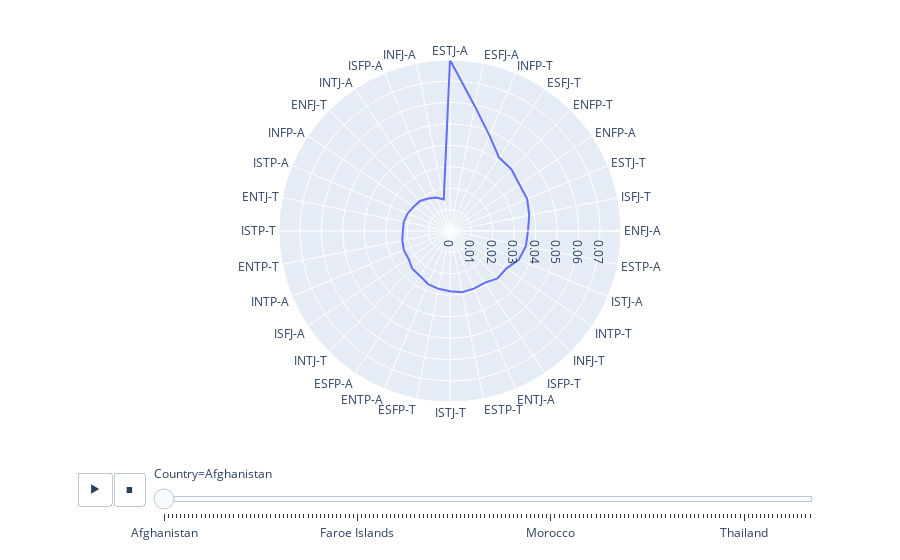

The code cell stored with this chart in its notebook:
### Code cell
# Show proportion of each MBTI type in each country
distribution_df_melt = distribution_df.melt(id_vars=['Country'])

fig = px.line_polar(distribution_df_melt, r="value", theta="variable", line_close=True, animation_frame='Country')
fig.show()

### Figure 1 — Plotly figure (JSON) as saved in the notebook; plotly's stock layout.template omitted (floating-point values rounded to 4 significant figures)
{"data": [{"hovertemplate": "Country=Afghanistan<br>value=%{r}<br>variable=%{theta}<extra></extra>", "legendgroup": "", "line": {"color": "#636efa", "dash": "solid"}, "marker": {"symbol": "circle"}, "mode": "lines", "name": "", "r": [0.0798, 0.0594, 0.0482, 0.0412, 0.0406, 0.039, 0.039, 0.0377, 0.0364, 0.0361, 0.0348, 0.0316, 0.0313, 0.0291, 0.0291, 0.0291, 0.0281, 0.0275, 0.0268, 0.0252, 0.0249, 0.0233, 0.0233, 0.0227, 0.022, 0.022, 0.0214, 0.0204, 0.0198, 0.0182, 0.0169, 0.015, 0.0798], "showlegend": false, "subplot": "polar", "theta": ["ESTJ-A", "ESFJ-A", "INFP-T", "ESFJ-T", "ENFP-T", "ENFP-A", "ESTJ-T", "ISFJ-T", "ENFJ-A", "ESTP-A", "ISTJ-A", "INTP-T", "INFJ-T", "ISFP-T", "ENTJ-A", "ESTP-T", "ISTJ-T", "ESFP-T", "ENTP-A", "ESFP-A", "INTJ-T", "ISFJ-A", "INTP-A", "ENTP-T", "ISTP-T", "ENTJ-T", "ISTP-A", "INFP-A", "ENFJ-T", "INTJ-A", "ISFP-A", "INFJ-A", "ESTJ-A"], "type": "scatterpolar"}], "layout": {"legend": {"tracegroupgap": 0}, "margin": {"t": 60}, "polar": {"angularaxis": {"direction": "clockwise", "rotation": 90}, "domain": {"x": [0, 1], "y": [0, 1]}}, "sliders": [{"active": 0, "currentvalue": {"prefix": "Country="}, "len": 0.9, "pad": {"b": 10, "t": 60}, "steps": [{"args": [["Afghanistan"], {"frame": {"duration": 0, "redraw": true}, "fromcurrent": true, "mode": "immediate", "transition": {"duration": 0, "easing": "linear"}}], "label": "Afghanistan", "method": "animate"}, {"args": [["Albania"], {"frame": {"duration": 0, "redraw": true}, "fromcurrent": true, "mode": "immediate", "transition": {"duration": 0, "easing": "linear"}}], "label": "Albania", "method": "animate"}, {"args": [["Algeria"], {"frame": {"duration": 0, "redraw": true}, "fromcurrent": true, "mode": "immediate", "transition": {"duration": 0, "easing": "linear"}}], "label": "Algeria", "method": "animate"}, {"args": [["Andorra"], {"frame": {"duration": 0, "redraw": true}, "fromcurrent": true, "mode": "immediate", "transition": {"duration": 0, "easing": "linear"}}], "label": "Andorra", "method": "animate"}, {"args": [["Angola"], {"frame": {"duration": 0, "redraw": true}, "fromcurrent": true, "mode": "immediate", "transition": {"duration": 0, "easing": "linear"}}], "label": "Angola", "method": "animate"}, {"args": [["Antigua and Barbuda"], {"frame": {"duration": 0, "redraw": true}, "fromcurrent": true, "mode": "immediate", "transition": {"duration": 0, "easing": "linear"}}], "label": "Antigua and Barbuda", "method": "animate"}, {"args": [["Argentina"], {"frame": {"duration": 0, "redraw": true}, "fromcurrent": true, "mode": "immediate", "transition": {"duration": 0, "easing": "linear"}}], "label": "Argentina", "method": "animate"}, {"args": [["Armenia"], {"frame": {"duration": 0, "redraw": true}, "fromcurrent": true, "mode": "immediate", "transition": {"duration": 0, "easing": "linear"}}], "label": "Armenia", "method": "animate"}, {"args": [["Australia"], {"frame": {"duration": 0, "redraw": true}, "fromcurrent": true, "mode": "immediate", "transition": {"duration": 0, "easing": "linear"}}], "label": "Australia", "method": "animate"}, {"args": [["Austria"], {"frame": {"duration": 0, "redraw": true}, "fromcurrent": true, "mode": "immediate", "transition": {"duration": 0, "easing": "linear"}}], "label": "Austria", "method": "animate"}, {"args": [["Azerbaijan"], {"frame": {"duration": 0, "redraw": true}, "fromcurrent": true, "mode": "immediate", "transition": {"duration": 0, "easing": "linear"}}], "label": "Azerbaijan", "method": "animate"}, {"args": [["Bahamas"], {"frame": {"duration": 0, "redraw": true}, "fromcurrent": true, "mode": "immediate", "transition": {"duration": 0, "easing": "linear"}}], "label": "Bahamas", "method": "animate"}, {"args": [["Bahrain"], {"frame": {"duration": 0, "redraw": true}, "fromcurrent": true, "mode": "immediate", "transition": {"duration": 0, "easing": "linear"}}], "label": "Bahrain", "method": "animate"}, {"args": [["Bangladesh"], {"frame": {"duration": 0, "redraw": true}, "fromcurrent": true, "mode": "immediate", "transition": {"duration": 0, "easing": "linear"}}], "label": "Bangladesh", "method": "animate"}, {"args": [["Barbados"], {"frame": {"duration": 0, "redraw": true}, "fromcurrent": true, "mode": "immediate", "transition": {"duration": 0, "easing": "linear"}}], "label": "Barbados", "method": "animate"}, {"args": [["Belarus"], {"frame": {"duration": 0, "redraw": true}, "fromcurrent": true, "mode": "immediate", "transition": {"duration": 0, "easing": "linear"}}], "label": "Belarus", "method": "animate"}, {"args": [["Belgium"], {"frame": {"duration": 0, "redraw": true}, "fromcurrent": true, "mode": "immediate", "transition": {"duration": 0, "easing": "linear"}}], "label": "Belgium", "method": "animate"}, {"args": [["Belize"], {"frame": {"duration": 0, "redraw": true}, "fromcurrent": true, "mode": "immediate", "transition": {"duration": 0, "easing": "linear"}}], "label": "Belize", "method": "animate"}, {"args": [["Bhutan"], {"frame": {"duration": 0, "redraw": true}, "fromcurrent": true, "mode": "immediate", "transition": {"duration": 0, "easing": "linear"}}], "label": "Bhutan", "method": "animate"}, {"args": [["Bosnia and Herzegovina"], {"frame": {"duration": 0, "redraw": true}, "fromcurrent": true, "mode": "immediate", "transition": {"duration": 0, "easing": "linear"}}], "label": "Bosnia and Herzegovina", "method": "animate"}, {"args": [["Botswana"], {"frame": {"duration": 0, "redraw": true}, "fromcurrent": true, "mode": "immediate", "transition": {"duration": 0, "easing": "linear"}}], "label": "Botswana", "method": "animate"}, {"args": [["Brazil"], {"frame": {"duration": 0, "redraw": true}, "fromcurrent": true, "mode": "immediate", "transition": {"duration": 0, "easing": "linear"}}], "label": "Brazil", "method": "animate"}, {"args": [["Brunei"], {"frame": {"duration": 0, "redraw": true}, "fromcurrent": true, "mode": "immediate", "transition": {"duration": 0, "easing": "linear"}}], "label": "Brunei", "method": "animate"}, {"args": [["Bulgaria"], {"frame": {"duration": 0, "redraw": true}, "fromcurrent": true, "mode": "immediate", "transition": {"duration": 0, "easing": "linear"}}], "label": "Bulgaria", "method": "animate"}, {"args": [["Burkina Faso"], {"frame": {"duration": 0, "redraw": true}, "fromcurrent": true, "mode": "immediate", "transition": {"duration": 0, "easing": "linear"}}], "label": "Burkina Faso", "method": "animate"}, {"args": [["Cambodia"], {"frame": {"duration": 0, "redraw": true}, "fromcurrent": true, "mode": "immediate", "transition": {"duration": 0, "easing": "linear"}}], "label": "Cambodia", "method": "animate"}, {"args": [["Cameroon"], {"frame": {"duration": 0, "redraw": true}, "fromcurrent": true, "mode": "immediate", "transition": {"duration": 0, "easing": "linear"}}], "label": "Cameroon", "method": "animate"}, {"args": [["Canada"], {"frame": {"duration": 0, "redraw": true}, "fromcurrent": true, "mode": "immediate", "transition": {"duration": 0, "easing": "linear"}}], "label": "Canada", "method": "animate"}, {"args": [["Chile"], {"frame": {"duration": 0, "redraw": true}, "fromcurrent": true, "mode": "immediate", "transition": {"duration": 0, "easing": "linear"}}], "label": "Chile", "method": "animate"}, {"args": [["China"], {"frame": {"duration": 0, "redraw": true}, "fromcurrent": true, "mode": "immediate", "transition": {"duration": 0, "easing": "linear"}}], "label": "China", "method": "animate"}, {"args": [["Colombia"], {"frame": {"duration": 0, "redraw": true}, "fromcurrent": true, "mode": "immediate", "transition": {"duration": 0, "easing": "linear"}}], "label": "Colombia", "method": "animate"}, {"args": [["Congo"], {"frame": {"duration": 0, "redraw": true}, "fromcurrent": true, "mode": "immediate", "transition": {"duration": 0, "easing": "linear"}}], "label": "Congo", "method": "animate"}, {"args": [["Costa Rica"], {"frame": {"duration": 0, "redraw": true}, "fromcurrent": true, "mode": "immediate", "transition": {"duration": 0, "easing": "linear"}}], "label": "Costa Rica", "method": "animate"}, {"args": [["Croatia"], {"frame": {"duration": 0, "redraw": true}, "fromcurrent": true, "mode": "immediate", "transition": {"duration": 0, "easing": "linear"}}], "label": "Croatia", "method": "animate"}, {"args": [["Cuba"], {"frame": {"duration": 0, "redraw": true}, "fromcurrent": true, "mode": "immediate", "transition": {"duration": 0, "easing": "linear"}}], "label": "Cuba", "method": "animate"}, {"args": [["Cyprus"], {"frame": {"duration": 0, "redraw": true}, "fromcurrent": true, "mode": "immediate", "transition": {"duration": 0, "easing": "linear"}}], "label": "Cyprus", "method": "animate"}, {"args": [["Czech Republic"], {"frame": {"duration": 0, "redraw": true}, "fromcurrent": true, "mode": "immediate", "transition": {"duration": 0, "easing": "linear"}}], "label": "Czech Republic", "method": "animate"}, {"args": [["Congo (Kinshasa)"], {"frame": {"duration": 0, "redraw": true}, "fromcurrent": true, "mode": "immediate", "transition": {"duration": 0, "easing": "linear"}}], "label": "Congo (Kinshasa)", "method": "animate"}, {"args": [["Denmark"], {"frame": {"duration": 0, "redraw": true}, "fromcurrent": true, "mode": "immediate", "transition": {"duration": 0, "easing": "linear"}}], "label": "Denmark", "method": "animate"}, {"args": [["Djibouti"], {"frame": {"duration": 0, "redraw": true}, "fromcurrent": true, "mode": "immediate", "transition": {"duration": 0, "easing": "linear"}}], "label": "Djibouti", "method": "animate"}, {"args": [["Dominica"], {"frame": {"duration": 0, "redraw": true}, "fromcurrent": true, "mode": "immediate", "transition": {"duration": 0, "easing": "linear"}}], "label": "Dominica", "method": "animate"}, {"args": [["Dominican Republic"], {"frame": {"duration": 0, "redraw": true}, "fromcurrent": true, "mode": "immediate", "transition": {"duration": 0, "easing": "linear"}}], "label": "Dominican Republic", "method": "animate"}, {"args": [["Ecuador"], {"frame": {"duration": 0, "redraw": true}, "fromcurrent": true, "mode": "immediate", "transition": {"duration": 0, "easing": "linear"}}], "label": "Ecuador", "method": "animate"}, {"args": [["Egypt"], {"frame": {"duration": 0, "redraw": true}, "fromcurrent": true, "mode": "immediate", "transition": {"duration": 0, "easing": "linear"}}], "label": "Egypt", "method": "animate"}, {"args": [["El Salvador"], {"frame": {"duration": 0, "redraw": true}, "fromcurrent": true, "mode": "immediate", "transition": {"duration": 0, "easing": "linear"}}], "label": "El Salvador", "method": "animate"}, {"args": [["Estonia"], {"frame": {"duration": 0, "redraw": true}, "fromcurrent": true, "mode": "immediate", "transition": {"duration": 0, "easing": "linear"}}], "label": "Estonia", "method": "animate"}, {"args": [["Ethiopia"], {"frame": {"duration": 0, "redraw": true}, "fromcurrent": true, "mode": "immediate", "transition": {"duration": 0, "easing": "linear"}}], "label": "Ethiopia", "method": "animate"}, {"args": [["Faroe Islands"], {"frame": {"duration": 0, "redraw": true}, "fromcurrent": true, "mode": "immediate", "transition": {"duration": 0, "easing": "linear"}}], "label": "Faroe Islands", "method": "animate"}, {"args": [["Fiji"], {"frame": {"duration": 0, "redraw": true}, "fromcurrent": true, "mode": "immediate", "transition": {"duration": 0, "easing": "linear"}}], "label": "Fiji", "method": "animate"}, {"args": [["Finland"], {"frame": {"duration": 0, "redraw": true}, "fromcurrent": true, "mode": "immediate", "transition": {"duration": 0, "easing": "linear"}}], "label": "Finland", "method": "animate"}, {"args": [["France"], {"frame": {"duration": 0, "redraw": true}, "fromcurrent": true, "mode": "immediate", "transition": {"duration": 0, "easing": "linear"}}], "label": "France", "method": "animate"}, {"args": [["Georgia"], {"frame": {"duration": 0, "redraw": true}, "fromcurrent": true, "mode": "immediate", "transition": {"duration": 0, "easing": "linear"}}], "label": "Georgia", "method": "animate"}, {"args": [["Germany"], {"frame": {"duration": 0, "redraw": true}, "fromcurrent": true, "mode": "immediate", "transition": {"duration": 0, "easing": "linear"}}], "label": "Germany", "method": "animate"}, {"args": [["Ghana"], {"frame": {"duration": 0, "redraw": true}, "fromcurrent": true, "mode": "immediate", "transition": {"duration": 0, "easing": "linear"}}], "label": "Ghana", "method": "animate"}, {"args": [["Greece"], {"frame": {"duration": 0, "redraw": true}, "fromcurrent": true, "mode": "immediate", "transition": {"duration": 0, "easing": "linear"}}], "label": "Greece", "method": "animate"}, {"args": [["Grenada"], {"frame": {"duration": 0, "redraw": true}, "fromcurrent": true, "mode": "immediate", "transition": {"duration": 0, "easing": "linear"}}], "label": "Grenada", "method": "animate"}, {"args": [["Guatemala"], {"frame": {"duration": 0, "redraw": true}, "fromcurrent": true, "mode": "immediate", "transition": {"duration": 0, "easing": "linear"}}], "label": "Guatemala", "method": "animate"}, {"args": [["Guinea"], {"frame": {"duration": 0, "redraw": true}, "fromcurrent": true, "mode": "immediate", "transition": {"duration": 0, "easing": "linear"}}], "label": "Guinea", "method": "animate"}, {"args": [["Guyana"], {"frame": {"duration": 0, "redraw": true}, "fromcurrent": true, "mode": "immediate", "transition": {"duration": 0, "easing": "linear"}}], "label": "Guyana", "method": "animate"}, {"args": [["Haiti"], {"frame": {"duration": 0, "redraw": true}, "fromcurrent": true, "mode": "immediate", "transition": {"duration": 0, "easing": "linear"}}], "label": "Haiti", "method": "animate"}, {"args": [["Honduras"], {"frame": {"duration": 0, "redraw": true}, "fromcurrent": true, "mode": "immediate", "transition": {"duration": 0, "easing": "linear"}}], "label": "Honduras", "method": "animate"}, {"args": [["Hungary"], {"frame": {"duration": 0, "redraw": true}, "fromcurrent": true, "mode": "immediate", "transition": {"duration": 0, "easing": "linear"}}], "label": "Hungary", "method": "animate"}, {"args": [["Iceland"], {"frame": {"duration": 0, "redraw": true}, "fromcurrent": true, "mode": "immediate", "transition": {"duration": 0, "easing": "linear"}}], "label": "Iceland", "method": "animate"}, {"args": [["India"], {"frame": {"duration": 0, "redraw": true}, "fromcurrent": true, "mode": "immediate", "transition": {"duration": 0, "easing": "linear"}}], "label": "India", "method": "animate"}, {"args": [["Indonesia"], {"frame": {"duration": 0, "redraw": true}, "fromcurrent": true, "mode": "immediate", "transition": {"duration": 0, "easing": "linear"}}], "label": "Indonesia", "method": "animate"}, {"args": [["Iraq"], {"frame": {"duration": 0, "redraw": true}, "fromcurrent": true, "mode": "immediate", "transition": {"duration": 0, "easing": "linear"}}], "label": "Iraq", "method": "animate"}, {"args": [["Ireland"], {"frame": {"duration": 0, "redraw": true}, "fromcurrent": true, "mode": "immediate", "transition": {"duration": 0, "easing": "linear"}}], "label": "Ireland", "method": "animate"}, {"args": [["Israel"], {"frame": {"duration": 0, "redraw": true}, "fromcurrent": true, "mode": "immediate", "transition": {"duration": 0, "easing": "linear"}}], "label": "Israel", "method": "animate"}, {"args": [["Italy"], {"frame": {"duration": 0, "redraw": true}, "fromcurrent": true, "mode": "immediate", "transition": {"duration": 0, "easing": "linear"}}], "label": "Italy", "method": "animate"}, {"args": [["Jamaica"], {"frame": {"duration": 0, "redraw": true}, "fromcurrent": true, "mode": "immediate", "transition": {"duration": 0, "easing": "linear"}}], "label": "Jamaica", "method": "animate"}, {"args": [["Japan"], {"frame": {"duration": 0, "redraw": true}, "fromcurrent": true, "mode": "immediate", "transition": {"duration": 0, "easing": "linear"}}], "label": "Japan", "method": "animate"}, {"args": [["Jordan"], {"frame": {"duration": 0, "redraw": true}, "fromcurrent": true, "mode": "immediate", "transition": {"duration": 0, "easing": "linear"}}], "label": "Jordan", "method": "animate"}, {"args": [["Kazakhstan"], {"frame": {"duration": 0, "redraw": true}, "fromcurrent": true, "mode": "immediate", "transition": {"duration": 0, "easing": "linear"}}], "label": "Kazakhstan", "method": "animate"}, {"args": [["Kenya"], {"frame": {"duration": 0, "redraw": true}, "fromcurrent": true, "mode": "immediate", "transition": {"duration": 0, "easing": "linear"}}], "label": "Kenya", "method": "animate"}, {"args": [["Kuwait"], {"frame": {"duration": 0, "redraw": true}, "fromcurrent": true, "mode": "immediate", "transition": {"duration": 0, "easing": "linear"}}], "label": "Kuwait", "method": "animate"}, {"args": [["Kyrgyzstan"], {"frame": {"duration": 0, "redraw": true}, "fromcurrent": true, "mode": "immediate", "transition": {"duration": 0, "easing": "linear"}}], "label": "Kyrgyzstan", "method": "animate"}, {"args": [["Laos"], {"frame": {"duration": 0, "redraw": true}, "fromcurrent": true, "mode": "immediate", "transition": {"duration": 0, "easing": "linear"}}], "label": "Laos", "method": "animate"}, {"args": [["Latvia"], {"frame": {"duration": 0, "redraw": true}, "fromcurrent": true, "mode": "immediate", "transition": {"duration": 0, "easing": "linear"}}], "label": "Latvia", "method": "animate"}, {"args": [["Lebanon"], {"frame": {"duration": 0, "redraw": true}, "fromcurrent": true, "mode": "immediate", "transition": {"duration": 0, "easing": "linear"}}], "label": "Lebanon", "method": "animate"}, {"args": [["Lesotho"], {"frame": {"duration": 0, "redraw": true}, "fromcurrent": true, "mode": "immediate", "transition": {"duration": 0, "easing": "linear"}}], "label": "Lesotho", "method": "animate"}, {"args": [["Libya"], {"frame": {"duration": 0, "redraw": true}, "fromcurrent": true, "mode": "immediate", "transition": {"duration": 0, "easing": "linear"}}], "label": "Libya", "method": "animate"}, {"args": [["Lithuania"], {"frame": {"duration": 0, "redraw": true}, "fromcurrent": true, "mode": "immediate", "transition": {"duration": 0, "easing": "linear"}}], "label": "Lithuania", "method": "animate"}, {"args": [["Luxembourg"], {"frame": {"duration": 0, "redraw": true}, "fromcurrent": true, "mode": "immediate", "transition": {"duration": 0, "easing": "linear"}}], "label": "Luxembourg", "method": "animate"}, {"args": [["Madagascar"], {"frame": {"duration": 0, "redraw": true}, "fromcurrent": true, "mode": "immediate", "transition": {"duration": 0, "easing": "linear"}}], "label": "Madagascar", "method": "animate"}, {"args": [["Malawi"], {"frame": {"duration": 0, "redraw": true}, "fromcurrent": true, "mode": "immediate", "transition": {"duration": 0, "easing": "linear"}}], "label": "Malawi", "method": "animate"}, {"args": [["Malaysia"], {"frame": {"duration": 0, "redraw": true}, "fromcurrent": true, "mode": "immediate", "transition": {"duration": 0, "easing": "linear"}}], "label": "Malaysia", "method": "animate"}, {"args": [["Maldives"], {"frame": {"duration": 0, "redraw": true}, "fromcurrent": true, "mode": "immediate", "transition": {"duration": 0, "easing": "linear"}}], "label": "Maldives", "method": "animate"}, {"args": [["Mali"], {"frame": {"duration": 0, "redraw": true}, "fromcurrent": true, "mode": "immediate", "transition": {"duration": 0, "easing": "linear"}}], "label": "Mali", "method": "animate"}, {"args": [["Malta"], {"frame": {"duration": 0, "redraw": true}, "fromcurrent": true, "mode": "immediate", "transition": {"duration": 0, "easing": "linear"}}], "label": "Malta", "method": "animate"}, {"args": [["Mauritius"], {"frame": {"duration": 0, "redraw": true}, "fromcurrent": true, "mode": "immediate", "transition": {"duration": 0, "easing": "linear"}}], "label": "Mauritius", "method": "animate"}, {"args": [["Mexico"], {"frame": {"duration": 0, "redraw": true}, "fromcurrent": true, "mode": "immediate", "transition": {"duration": 0, "easing": "linear"}}], "label": "Mexico", "method": "animate"}, {"args": [["Monaco"], {"frame": {"duration": 0, "redraw": true}, "fromcurrent": true, "mode": "immediate", "transition": {"duration": 0, "easing": "linear"}}], "label": "Monaco", "method": "animate"}, {"args": [["Mongolia"], {"frame": {"duration": 0, "redraw": true}, "fromcurrent": true, "mode": "immediate", "transition": {"duration": 0, "easing": "linear"}}], "label": "Mongolia", "method": "animate"}, {"args": [["Montenegro"], {"frame": {"duration": 0, "redraw": true}, "fromcurrent": true, "mode": "immediate", "transition": {"duration": 0, "easing": "linear"}}], "label": "Montenegro", "method": "animate"}, {"args": [["Morocco"], {"frame": {"duration": 0, "redraw": true}, "fromcurrent": true, "mode": "immediate", "transition": {"duration": 0, "easing": "linear"}}], "label": "Morocco", "method": "animate"}, {"args": [["Mozambique"], {"frame": {"duration": 0, "redraw": true}, "fromcurrent": true, "mode": "immediate", "transition": {"duration": 0, "easing": "linear"}}], "label": "Mozambique", "method": "animate"}, {"args": [["Myanmar"], {"frame": {"duration": 0, "redraw": true}, "fromcurrent": true, "mode": "immediate", "transition": {"duration": 0, "easing": "linear"}}], "label": "Myanmar", "method": "animate"}, {"args": [["Namibia"], {"frame": {"duration": 0, "redraw": true}, "fromcurrent": true, "mode": "immediate", "transition": {"duration": 0, "easing": "linear"}}], "label": "Namibia", "method": "animate"}, {"args": [["Nepal"], {"frame": {"duration": 0, "redraw": true}, "fromcurrent": true, "mode": "immediate", "transition": {"duration": 0, "easing": "linear"}}], "label": "Nepal", "method": "animate"}, {"args": [["Netherlands"], {"frame": {"duration": 0, "redraw": true}, "fromcurrent": true, "mode": "immediate", "transition": {"duration": 0, "easing": "linear"}}], "label": "Netherlands", "method": "animate"}, {"args": [["New Zealand"], {"frame": {"duration": 0, "redraw": true}, "fromcurrent": true, "mode": "immediate", "transition": {"duration": 0, "easing": "linear"}}], "label": "New Zealand", "method": "animate"}, {"args": [["Nicaragua"], {"frame": {"duration": 0, "redraw": true}, "fromcurrent": true, "mode": "immediate", "transition": {"duration": 0, "easing": "linear"}}], "label": "Nicaragua", "method": "animate"}, {"args": [["Niger"], {"frame": {"duration": 0, "redraw": true}, "fromcurrent": true, "mode": "immediate", "transition": {"duration": 0, "easing": "linear"}}], "label": "Niger", "method": "animate"}, {"args": [["Nigeria"], {"frame": {"duration": 0, "redraw": true}, "fromcurrent": true, "mode": "immediate", "transition": {"duration": 0, "easing": "linear"}}], "label": "Nigeria", "method": "animate"}, {"args": [["Macedonia"], {"frame": {"duration": 0, "redraw": true}, "fromcurrent": true, "mode": "immediate", "transition": {"duration": 0, "easing": "linear"}}], "label": "Macedonia", "method": "animate"}, {"args": [["Norway"], {"frame": {"duration": 0, "redraw": true}, "fromcurrent": true, "mode": "immediate", "transition": {"duration": 0, "easing": "linear"}}], "label": "Norway", "method": "animate"}, {"args": [["Oman"], {"frame": {"duration": 0, "redraw": true}, "fromcurrent": true, "mode": "immediate", "transition": {"duration": 0, "easing": "linear"}}], "label": "Oman", "method": "animate"}, {"args": [["Pakistan"], {"frame": {"duration": 0, "redraw": true}, "fromcurrent": true, "mode": "immediate", "transition": {"duration": 0, "easing": "linear"}}], "label": "Pakistan", "method": "animate"}, {"args": [["Panama"], {"frame": {"duration": 0, "redraw": true}, "fromcurrent": true, "mode": "immediate", "transition": {"duration": 0, "easing": "linear"}}], "label": "Panama", "method": "animate"}, {"args": [["Papua New Guinea"], {"frame": {"duration": 0, "redraw": true}, "fromcurrent": true, "mode": "immediate", "transition": {"duration": 0, "easing": "linear"}}], "label": "Papua New Guinea", "method": "animate"}, {"args": [["Paraguay"], {"frame": {"duration": 0, "redraw": true}, "fromcurrent": true, "mode": "immediate", "transition": {"duration": 0, "easing": "linear"}}], "label": "Paraguay", "method": "animate"}, {"args": [["Peru"], {"frame": {"duration": 0, "redraw": true}, "fromcurrent": true, "mode": "immediate", "transition": {"duration": 0, "easing": "linear"}}], "label": "Peru", "method": "animate"}, {"args": [["Philippines"], {"frame": {"duration": 0, "redraw": true}, "fromcurrent": true, "mode": "immediate", "transition": {"duration": 0, "easing": "linear"}}], "label": "Philippines", "method": "animate"}, {"args": [["Poland"], {"frame": {"duration": 0, "redraw": true}, "fromcurrent": true, "mode": "immediate", "transition": {"duration": 0, "easing": "linear"}}], "label": "Poland", "method": "animate"}, {"args": [["Portugal"], {"frame": {"duration": 0, "redraw": true}, "fromcurrent": true, "mode": "immediate", "transition": {"duration": 0, "easing": "linear"}}], "label": "Portugal", "method": "animate"}, {"args": [["Qatar"], {"frame": {"duration": 0, "redraw": true}, "fromcurrent": true, "mode": "immediate", "transition": {"duration": 0, "easing": "linear"}}], "label": "Qatar", "method": "animate"}, {"args": [["South Korea"], {"frame": {"duration": 0, "redraw": true}, "fromcurrent": true, "mode": "immediate", "transition": {"duration": 0, "easing": "linear"}}], "label": "South Korea", "method": "animate"}, {"args": [["Moldova"], {"frame": {"duration": 0, "redraw": true}, "fromcurrent": true, "mode": "immediate", "transition": {"duration": 0, "easing": "linear"}}], "label": "Moldova", "method": "animate"}, {"args": [["Romania"], {"frame": {"duration": 0, "redraw": true}, "fromcurrent": true, "mode": "immediate", "transition": {"duration": 0, "easing": "linear"}}], "label": "Romania", "method": "animate"}, {"args": [["Russia"], {"frame": {"duration": 0, "redraw": true}, "fromcurrent": true, "mode": "immediate", "transition": {"duration": 0, "easing": "linear"}}], "label": "Russia", "method": "animate"}, {"args": [["Rwanda"], {"frame": {"duration": 0, "redraw": true}, "fromcurrent": true, "mode": "immediate", "transition": {"duration": 0, "easing": "linear"}}], "label": "Rwanda", "method": "animate"}, {"args": [["Saint Kitts and Nevis"], {"frame": {"duration": 0, "redraw": true}, "fromcurrent": true, "mode": "immediate", "transition": {"duration": 0, "easing": "linear"}}], "label": "Saint Kitts and Nevis", "method": "animate"}, {"args": [["Saint Lucia"], {"frame": {"duration": 0, "redraw": true}, "fromcurrent": true, "mode": "immediate", "transition": {"duration": 0, "easing": "linear"}}], "label": "Saint Lucia", "method": "animate"}, {"args": [["Saint Vincent and the Grenadines"], {"frame": {"duration": 0, "redraw": true}, "fromcurrent": true, "mode": "immediate", "transition": {"duration": 0, "easing": "linear"}}], "label": "Saint Vincent and the Grenadines", "method": "animate"}, {"args": [["Saudi Arabia"], {"frame": {"duration": 0, "redraw": true}, "fromcurrent": true, "mode": "immediate", "transition": {"duration": 0, "easing": "linear"}}], "label": "Saudi Arabia", "method": "animate"}, {"args": [["Senegal"], {"frame": {"duration": 0, "redraw": true}, "fromcurrent": true, "mode": "immediate", "transition": {"duration": 0, "easing": "linear"}}], "label": "Senegal", "method": "animate"}, {"args": [["Serbia"], {"frame": {"duration": 0, "redraw": true}, "fromcurrent": true, "mode": "immediate", "transition": {"duration": 0, "easing": "linear"}}], "label": "Serbia", "method": "animate"}, {"args": [["Seychelles"], {"frame": {"duration": 0, "redraw": true}, "fromcurrent": true, "mode": "immediate", "transition": {"duration": 0, "easing": "linear"}}], "label": "Seychelles", "method": "animate"}, {"args": [["Singapore"], {"frame": {"duration": 0, "redraw": true}, "fromcurrent": true, "mode": "immediate", "transition": {"duration": 0, "easing": "linear"}}], "label": "Singapore", "method": "animate"}, {"args": [["Slovakia"], {"frame": {"duration": 0, "redraw": true}, "fromcurrent": true, "mode": "immediate", "transition": {"duration": 0, "easing": "linear"}}], "label": "Slovakia", "method": "animate"}, {"args": [["Slovenia"], {"frame": {"duration": 0, "redraw": true}, "fromcurrent": true, "mode": "immediate", "transition": {"duration": 0, "easing": "linear"}}], "label": "Slovenia", "method": "animate"}, {"args": [["Somalia"], {"frame": {"duration": 0, "redraw": true}, "fromcurrent": true, "mode": "immediate", "transition": {"duration": 0, "easing": "linear"}}], "label": "Somalia", "method": "animate"}, {"args": [["South Africa"], {"frame": {"duration": 0, "redraw": true}, "fromcurrent": true, "mode": "immediate", "transition": {"duration": 0, "easing": "linear"}}], "label": "South Africa", "method": "animate"}, {"args": [["Spain"], {"frame": {"duration": 0, "redraw": true}, "fromcurrent": true, "mode": "immediate", "transition": {"duration": 0, "easing": "linear"}}], "label": "Spain", "method": "animate"}, {"args": [["Sri Lanka"], {"frame": {"duration": 0, "redraw": true}, "fromcurrent": true, "mode": "immediate", "transition": {"duration": 0, "easing": "linear"}}], "label": "Sri Lanka", "method": "animate"}, {"args": [["Sudan"], {"frame": {"duration": 0, "redraw": true}, "fromcurrent": true, "mode": "immediate", "transition": {"duration": 0, "easing": "linear"}}], "label": "Sudan", "method": "animate"}, {"args": [["Suriname"], {"frame": {"duration": 0, "redraw": true}, "fromcurrent": true, "mode": "immediate", "transition": {"duration": 0, "easing": "linear"}}], "label": "Suriname", "method": "animate"}, {"args": [["Sweden"], {"frame": {"duration": 0, "redraw": true}, "fromcurrent": true, "mode": "immediate", "transition": {"duration": 0, "easing": "linear"}}], "label": "Sweden", "method": "animate"}, {"args": [["Switzerland"], {"frame": {"duration": 0, "redraw": true}, "fromcurrent": true, "mode": "immediate", "transition": {"duration": 0, "easing": "linear"}}], "label": "Switzerland", "method": "animate"}, {"args": [["Syria"], {"frame": {"duration": 0, "redraw": true}, "fromcurrent": true, "mode": "immediate", "transition": {"duration": 0, "easing": "linear"}}], "label": "Syria", "method": "animate"}, {"args": [["Tajikistan"], {"frame": {"duration": 0, "redraw": true}, "fromcurrent": true, "mode": "immediate", "transition": {"duration": 0, "easing": "linear"}}], "label": "Tajikistan", "method": "animate"}, {"args": [["Thailand"], {"frame": {"duration": 0, "redraw": true}, "fromcurrent": true, "mode": "immediate", "transition": {"duration": 0, "easing": "linear"}}], "label": "Thailand", "method": "animate"}, {"args": [["Trinidad and Tobago"], {"frame": {"duration": 0, "redraw": true}, "fromcurrent": true, "mode": "immediate", "transition": {"duration": 0, "easing": "linear"}}], "label": "Trinidad and Tobago", "method": "animate"}, {"args": [["Tunisia"], {"frame": {"duration": 0, "redraw": true}, "fromcurrent": true, "mode": "immediate", "transition": {"duration": 0, "easing": "linear"}}], "label": "Tunisia", "method": "animate"}, {"args": [["Turkey"], {"frame": {"duration": 0, "redraw": true}, "fromcurrent": true, "mode": "immediate", "transition": {"duration": 0, "easing": "linear"}}], "label": "Turkey", "method": "animate"}, {"args": [["Uganda"], {"frame": {"duration": 0, "redraw": true}, "fromcurrent": true, "mode": "immediate", "transition": {"duration": 0, "easing": "linear"}}], "label": "Uganda", "method": "animate"}, {"args": [["Ukraine"], {"frame": {"duration": 0, "redraw": true}, "fromcurrent": true, "mode": "immediate", "transition": {"duration": 0, "easing": "linear"}}], "label": "Ukraine", "method": "animate"}, {"args": [["United Arab Emirates"], {"frame": {"duration": 0, "redraw": true}, "fromcurrent": true, "mode": "immediate", "transition": {"duration": 0, "easing": "linear"}}], "label": "United Arab Emirates", "method": "animate"}, {"args": [["United Kingdom"], {"frame": {"duration": 0, "redraw": true}, "fromcurrent": true, "mode": "immediate", "transition": {"duration": 0, "easing": "linear"}}], "label": "United Kingdom", "method": "animate"}, {"args": [["Tanzania"], {"frame": {"duration": 0, "redraw": true}, "fromcurrent": true, "mode": "immediate", "transition": {"duration": 0, "easing": "linear"}}], "label": "Tanzania", "method": "animate"}, {"args": [["United States"], {"frame": {"duration": 0, "redraw": true}, "fromcurrent": true, "mode": "immediate", "transition": {"duration": 0, "easing": "linear"}}], "label": "United States", "method": "animate"}, {"args": [["Uruguay"], {"frame": {"duration": 0, "redraw": true}, "fromcurrent": true, "mode": "immediate", "transition": {"duration": 0, "easing": "linear"}}], "label": "Uruguay", "method": "animate"}, {"args": [["Uzbekistan"], {"frame": {"duration": 0, "redraw": true}, "fromcurrent": true, "mode": "immediate", "transition": {"duration": 0, "easing": "linear"}}], "label": "Uzbekistan", "method": "animate"}, {"args": [["Vanuatu"], {"frame": {"duration": 0, "redraw": true}, "fromcurrent": true, "mode": "immediate", "transition": {"duration": 0, "easing": "linear"}}], "label": "Vanuatu", "method": "animate"}, {"args": [["Vietnam"], {"frame": {"duration": 0, "redraw": true}, "fromcurrent": true, "mode": "immediate", "transition": {"duration": 0, "easing": "linear"}}], "label": "Vietnam", "method": "animate"}, {"args": [["Yemen"], {"frame": {"duration": 0, "redraw": true}, "fromcurrent": true, "mode": "immediate", "transition": {"duration": 0, "easing": "linear"}}], "label": "Yemen", "method": "animate"}, {"args": [["Zambia"], {"frame": {"duration": 0, "redraw": true}, "fromcurrent": true, "mode": "immediate", "transition": {"duration": 0, "easing": "linear"}}], "label": "Zambia", "method": "animate"}, {"args": [["Zimbabwe"], {"frame": {"duration": 0, "redraw": true}, "fromcurrent": true, "mode": "immediate", "transition": {"duration": 0, "easing": "linear"}}], "label": "Zimbabwe", "method": "animate"}], "x": 0.1, "xanchor": "left", "y": 0, "yanchor": "top"}], "updatemenus": [{"buttons": [{"args": [null, {"frame": {"duration": 500, "redraw": true}, "fromcurrent": true, "mode": "immediate", "transition": {"duration": 500, "easing": "linear"}}], "label": "&#9654;", "method": "animate"}, {"args": [[null], {"frame": {"duration": 0, "redraw": true}, "fromcurrent": true, "mode": "immediate", "transition": {"duration": 0, "easing": "linear"}}], "label": "&#9724;", "method": "animate"}], "direction": "left", "pad": {"r": 10, "t": 70}, "showactive": false, "type": "buttons", "x": 0.1, "xanchor": "right", "y": 0, "yanchor": "top"}]}}
